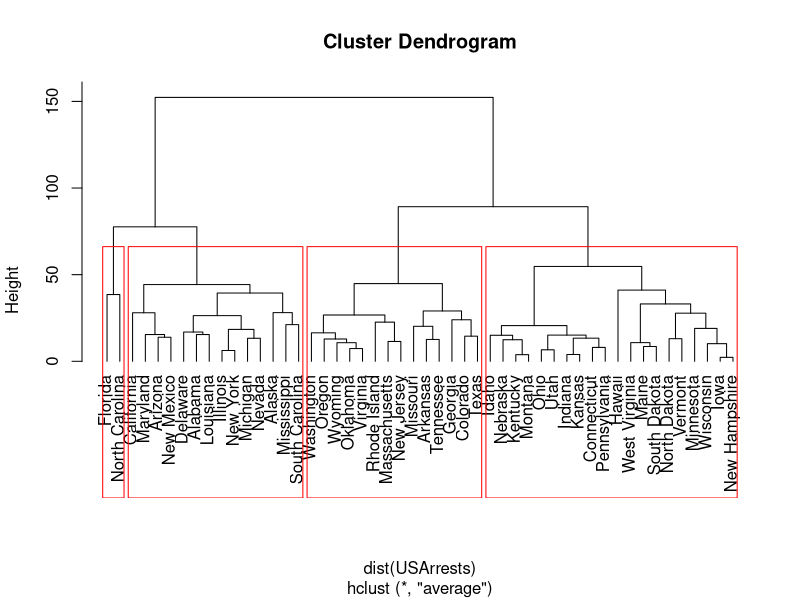
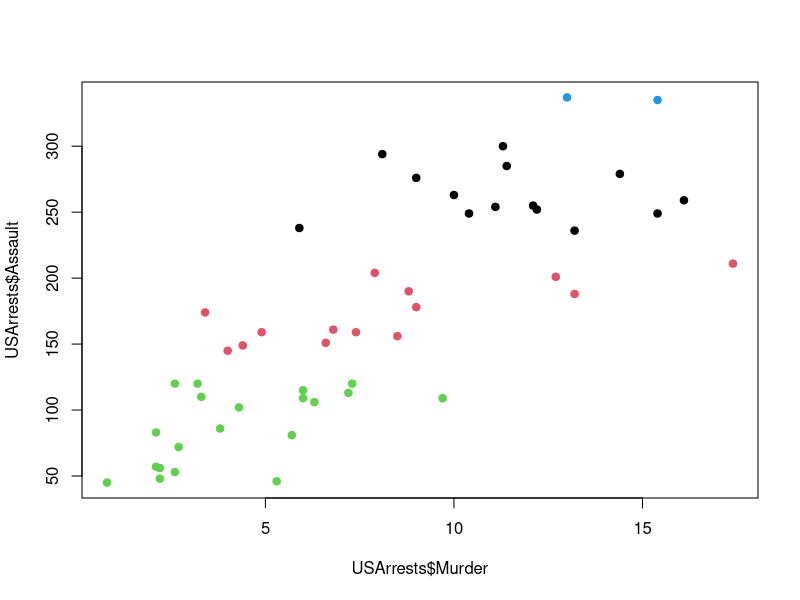
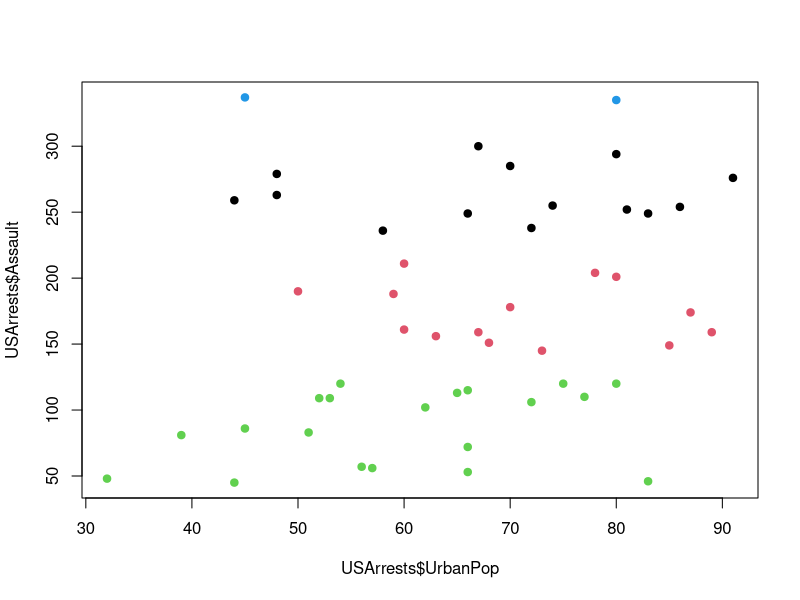
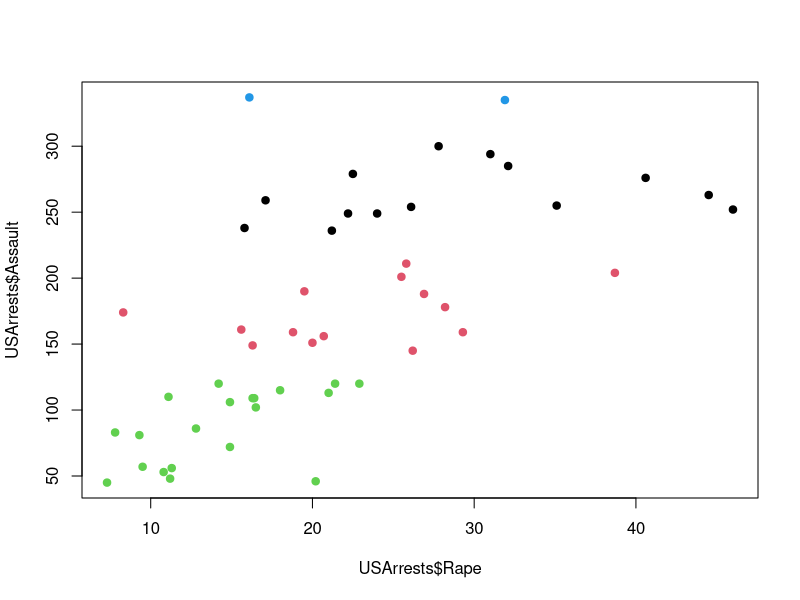
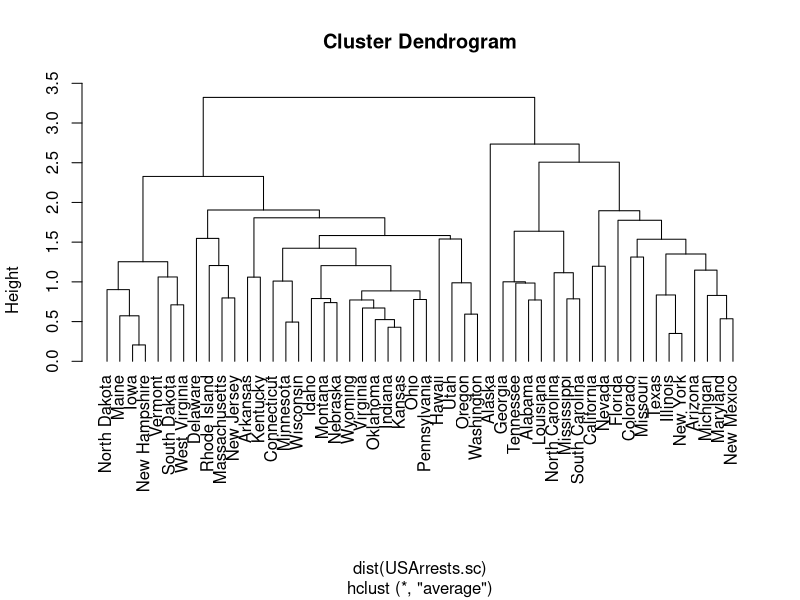
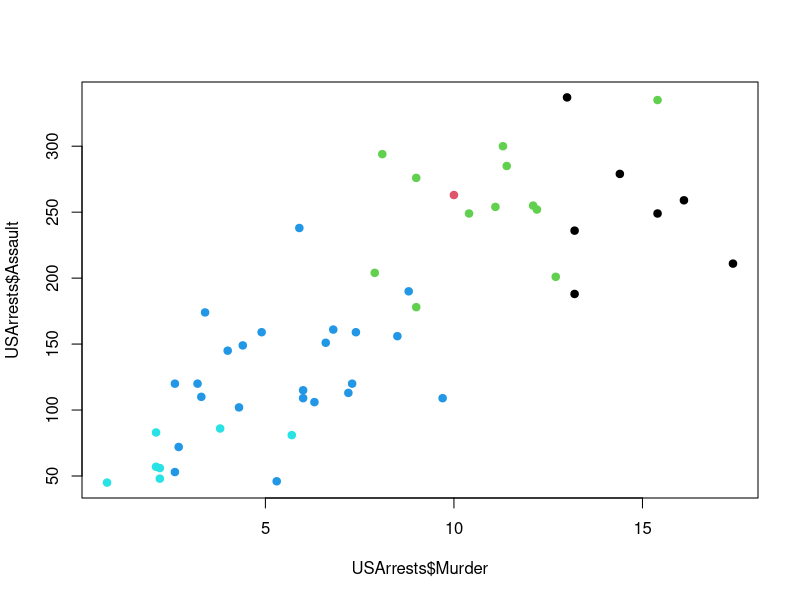
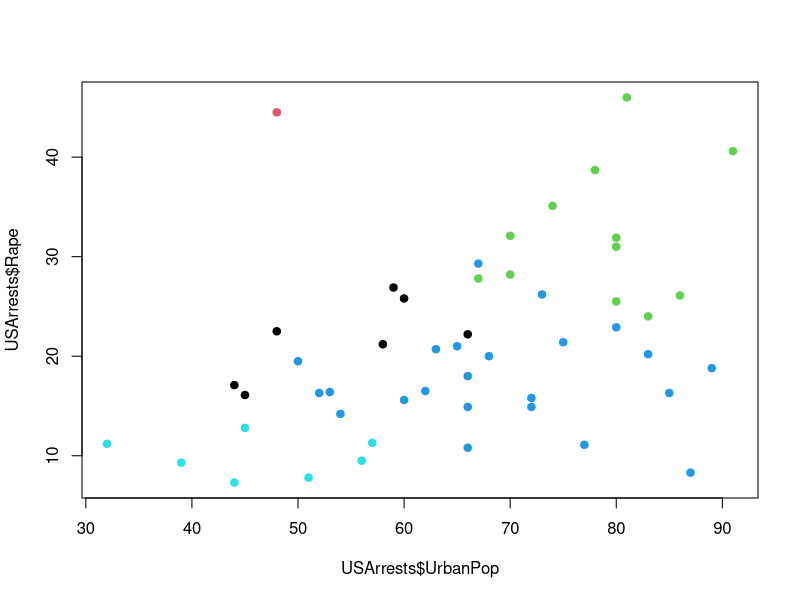
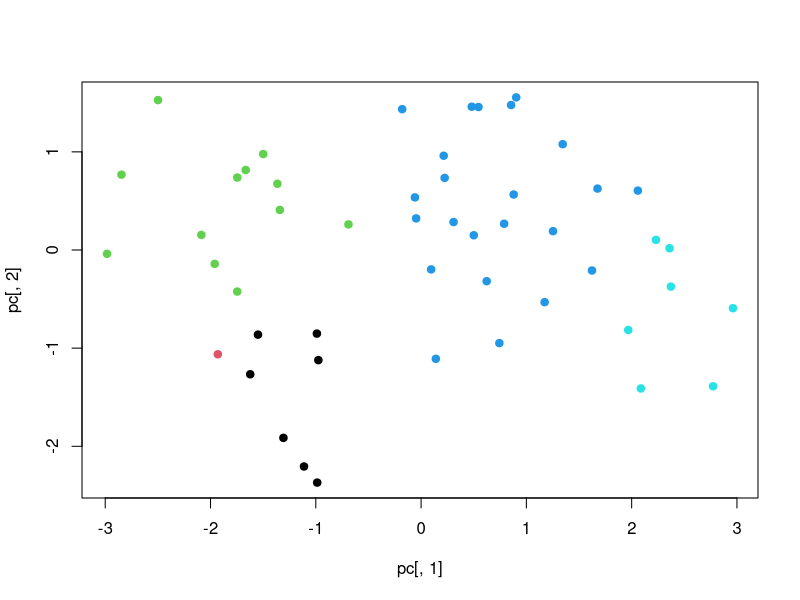

These charts were generated, in order, by the following R code:
###########################
library(MASS)
#knihovna s nastroji mnohorozmerne statistiky

## Diskriminacni analyza
Iris <- data.frame(rbind(iris3[,,1], iris3[,,2], iris3[,,3]),Sp = rep(c("s","c","v"), rep(50,3)))
#databaze o trech druzich kosatcu: Setosa (s), Versicolour (c), Virginica (v)
#mereny jsou 4 ukazatele: sepal length & width, petal length & width
#kalisni a okvetni listek, vzdy delka a sirka
train <- sample(1:150, 75)
#nahodny vyber 75 rostlin z cele databaze
table(Iris$Sp[train])
#vstupni data do diskriminacni analyzy ... rostliny, u nichz presne zname druh
(z <- lda(Sp ~ ., Iris, prior = c(1,1,1)/3, subset = train))
#linearni diskriminacni analyza
#vystup: vstupni (apriori) pravdepodobnosti ... jake je ocekavane zastoupeni skupin v populaci 
#prumery promennych ve skupinach a koeficienty linearnich diskriminacnich funkci
predict(z, Iris[-train, ])$x
#vysledne hodnoty diskriminacnich funkci
predict(z, Iris[-train, ])$posterior
#pravdepodobnosti zarazeni do jednotlivych populaci
predict(z, Iris[-train, ])$class
#na zaklade vytvorene klasifikacni funkce priradi nova mereni do skupin
#vybere idealni skupinu + vypocte pravdespodobnosti s nimiz do jednotlivych skupin patri
table(Iris[-train,"Sp"],predict(z, Iris[-train, ])$class)
#klasifikacni tabulka, jak dobre se trefil: v radcich skutecne hodnoty, ve sloupcich predikce

#########################
###Samostatne

#vyzkousejte si na datech z bipsie
data("biopsy")
View(biopsy)
summary(biopsy)
train <- sample(1:dim(biopsy),559)

(z <- lda(class ~ V1 + V2 + V3 + V4 + V5 + V6 + V7 + V8 + V9, biopsy, prior = c(1,1)/2, subset = train))
predict(z, biopsy[-train, ])$class
table(biopsy[-train,'class'],predict(z, biopsy[-train, ])$class)

data("iris3")
View(iris3)
#jak vypada diskriminacni funkce rozlisujici zhoubny a nezhoubny nador

#########################
##Shlukova analyza

#Budem delit americke staty do skupin na zaklade 4 ukazatelu: vrazdy, napadeni, populace, znasilneni
hc <- hclust(dist(USArrests), "ave")
#hierarchicke clusterovani metodou average linkage
#vstupem je matice vzdalenosti jednotlivych bodu
plot(hc, hang = -1)
#nakresleni dendrogramu - postup, jak shlukuje
#nejprve ma kazde pozorovani svou vlastni skupinu, a ty se pak spojuji do vetsich celku
#mozny je i obraceny postup, tj. od jedne velke skupiny k mnoha malym
seg<-cutree(hc,k=4)
#rozdeli data do 4 skupin
rect.hclust(hc, k=4, border="red")
#mohu si nechat zobrazit skupiny do dendrogramu

#Jak vypadaji segmenty v datech?
#v datech mam jen 4 promenne, mohu si nechat vykreslit
plot(USArrests$Murder,USArrests$Assault,col=seg,pch=19)
plot(USArrests$UrbanPop,USArrests$Assault,col=seg,pch=19)
plot(USArrests$Rape,USArrests$Assault,col=seg,pch=19)
#pro segmentaci je klicova promenna Assault - proc?

USArrests.sc<-scale(USArrests)
#spocitame standardiyovane promenne
hc.sc <- hclust(dist(USArrests.sc), "ave")
plot(hc.sc, hang = -1)
#zde jsou videt 2 velke skupiny nebo 5 mensich
seg.sc<-cutree(hc.sc,k=5)
#rozdeli data do 5 skupin
table(seg,seg.sc)
#dame-li vsem promennym stejnou vahu, rozdeli se mi staty jinak

plot(USArrests$Murder,USArrests$Assault,col=seg.sc,pch=19)
plot(USArrests$UrbanPop,USArrests$Rape,col=seg.sc,pch=19)
#zde je videt odlehla Aljaska

#vykresleni skupin v prvnich dvou hlavnich komponentach
pc<-prcomp(USArrests,scale=T)$x
plot(pc[,1],pc[,2],col=seg.sc,pch=19)

#V praxi se casteji pouziva metoda complete linkage
hc.sc2 <- hclust(dist(USArrests.sc))
plot(hc.sc2, hang = -1)
#zde mi dendogram jasne deli data na 4 skupiny
seg.sc2<-cutree(hc.sc2,k=4)
#rozdeli data do 4 skupin
table(seg,seg.sc2)
table(seg.sc,seg.sc2)
#kontrola, jak vznikle skupiny souhlasi s predchozimi delenimi

#Zakresleni aktualniho deleni do skupin
plot(USArrests$Murder,USArrests$Assault,col=seg.sc2,pch=19)
plot(USArrests$UrbanPop,USArrests$Rape,col=seg.sc2,pch=19)
plot(pc[,1],pc[,2],col=seg.sc2,pch=19)
#nahlavnich komponentachvychazi pekne

#je mozne vysledne segmenty popsat pomoci puvodnich promennych
tapply(USArrests$Murder,as.factor(seg.sc2),mean)
tapply(USArrests$Assault,as.factor(seg.sc2),mean)
tapply(USArrests$UrbanPop,as.factor(seg.sc2),mean)
tapply(USArrests$Rape,as.factor(seg.sc2),mean)
#pro vybranou promennou spocita prumery za jednotlive shluky

#K-means clustering
require(graphics)

seg.km <- kmeans(USArrests.sc, 4)
table(seg.sc2,seg.km$cluster)
#jak vychazi metoda K-means v porovnani s hierarchickym shlukovanim
plot(USArrests$Murder,USArrests$Assault,col=seg.km$cluster,pch=19)
plot(USArrests$UrbanPop,USArrests$Rape,col=seg.km$cluster,pch=19)
plot(pc[,1],pc[,2],col=seg.km$cluster,pch=19)
#rozlozeni do skupin je velmi podobne
seg.km$centers
#vidime stredy shluku u standardizovanych promennych

#########################
### Samostatne

#vyzkousejte si na datech o krabech
data("crabs")
View(crabs)
crabs.sc <-scale(crabs[,4:8])
crabs.hc<-hclust(dist(crabs.sc))
plot(crabs.hc)
seg<-cutree(crabs.hc,k=4)
rect.hclust(crabs.hc, k=4, border="red")

#Looks good, rozdělené dle skupin
plot(crabs$FL,crabs$RW, col=seg)
plot(crabs$CL, crabs$CW, col =seg)

pc<-prcomp(crabs.sc,scale=T)$x
plot(pc[,1],pc[,2],col=seg.sc,pch=19)
#K-means time ať je Kubera proud

require(graphics)

seg.km <- kmeans(crabs.sc, 4)
table(seg,seg.km$cluster)

plot(crabs$CL,crabs$CW,col=seg.km$cluster,pch=19)
plot(pc[,1],pc[,2],col=seg.km$cluster,pch=19)

seg.km$centers

#segmentujte na zaklade ciselnych promennych (4.-8. sloupec)
#nebyla by lepsi segmentace na zaklade hlavnich komponent?
 # Byla ale nemám clue jak to udělat smiley face
#########################

##Kanonicka korelace
#korelace mezi dvema skupinami promennych
#pracujme s charakteristikami statu: osobni uspory, podil populace do 15 let,
#podil populace nad 75 let, prijem na obyvatele, narust prijmu na obyvatele
#rozdelime promenne do skupin: populacni podily, ekonomicke charakteristiky
pop <- LifeCycleSavings[, 2:3]
oec <- LifeCycleSavings[, -(2:3)]
cancor(pop, oec)
#vypocet kanonickych korelaci
#na vystupu jsou kanonicke korelace (jejich pocet je stejny jako 
#pocet promennych v mensi skupine), koeficienty kanonickych promennych
#prumery promennych

#########################
###Samostatne

#Souvisi zasah policie s kriminalitou? 
#Zasah policie popisuji promenne Po1 a Po2 a kriminalitu promenne Prob, Time a y.

#Souvisi nezamestnanost s kriminalitou?
#Nezamestnanost popisuji promenne U1 a U2.

#########################
##Korespondencni analyza
#zpusob, jak graficky znazornit vztah mezi dvema kategorickymi promennymi
library(ca)
data("author")
#prodej knih v knihkupectvich
fit<-ca(author)
print(fit)
#zakladni vystupy
#chi-kvadrat, inertia, souradnice
summary(fit) 		
#dalsi vystupy
plot(fit)
#zakladni graf
#body, ktere jsou k sobe blizko si jsou podobne
plot(fit, mass = TRUE, contrib = "absolute", map ="rowgreen", arrows = c(FALSE, TRUE)) 
#graf se sipkama

data(smoke)
#fiktivni data o koureni ve firme
fit2 <- ca(smoke)
plot(fit2)
  
#oddeleni SE kouri nejmene a JM naopak nejvice
summary(fit2)
